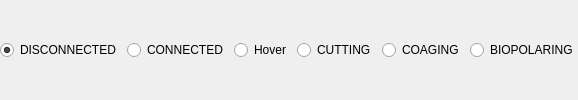
          <widget class="QWidget" name="widget14" native="true">
           <property name="minimumSize">
            <size>
             <width>0</width>
             <height>0</height>
            </size>
           </property>
           <layout class="QHBoxLayout" name="horizontalLayout_5">
            <property name="leftMargin">
             <number>0</number>
            </property>
            <property name="topMargin">
             <number>0</number>
            </property>
            <property name="rightMargin">
             <number>0</number>
            </property>
            <property name="bottomMargin">
             <number>0</number>
            </property>
            <item>
             <widget class="QRadioButton" name="rdbArm1Disconn">
              <property name="text">
               <string>DISCONNECTED</string>
              </property>
              <property name="checked">
               <bool>true</bool>
              </property>
             </widget>
            </item>
            <item>
             <widget class="QRadioButton" name="rdbArm1Conn">
              <property name="text">
               <string>CONNECTED</string>
              </property>
              <property name="checked">
               <bool>false</bool>
              </property>
             </widget>
            </item>
            <item>
             <widget class="QRadioButton" name="rdbArm1Hover">
              <property name="text">
               <string>Hover</string>
              </property>
              <property name="checked">
               <bool>false</bool>
              </property>
             </widget>
            </item>
            <item>
             <widget class="QRadioButton" name="rdbArm1Cutting">
              <property name="text">
               <string>CUTTING</string>
              </property>
              <property name="checked">
               <bool>false</bool>
              </property>
             </widget>
            </item>
            <item>
             <widget class="QRadioButton" name="rdbArm1Coaging">
              <property name="text">
               <string>COAGING</string>
              </property>
             </widget>
            </item>
            <item>
             <widget class="QRadioButton" name="rdbArm1Bioping">
              <property name="text">
               <string>BIOPOLARING</string>
              </property>
             </widget>
            </item>
           </layout>
          </widget>
